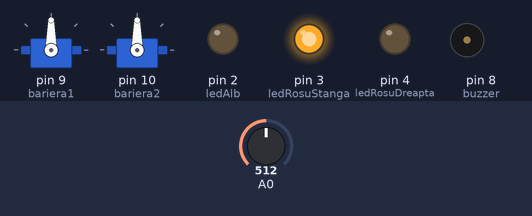
The sketch below on a simulated Arduino Uno, built with avr-gcc and run on an emulated ATmega328P. Parts: 2 × servo, output pins drawn as LEDs (lit = HIGH), buzzer (waves = sounding). Dashed ring = blinking. The test bench sets the inputs (shaded band); at power-on: A0 = 512.

Above: at 1.25 s.
1.3 s: A0 set to 487
At 2.1 s:
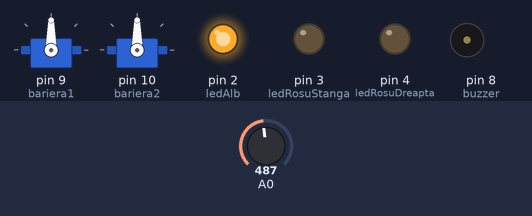
4.3 s: A0 set to 510
At 5.06 s:
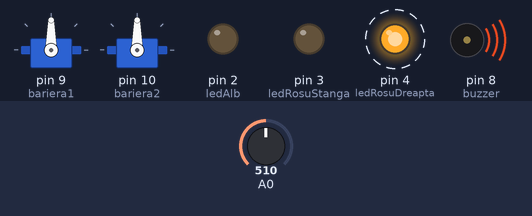
7.3 s: A0 set to 743
10.3 s: A0 set to 768
At 10.82 s:
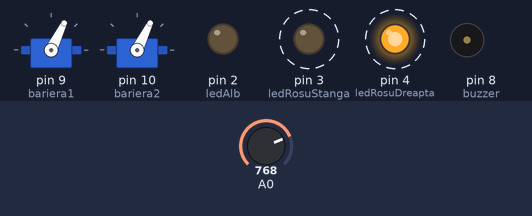
13.3 s: A0 set to 490
At 16.0 s:
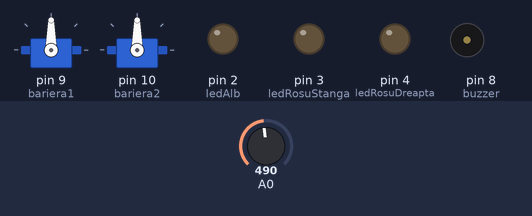
16.3 s: A0 set to 511
At 17.64 s:
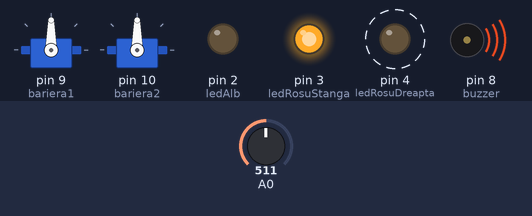
Timing chart, 0 to 20.3 s (numbered marks = the images above; inputs shaded):
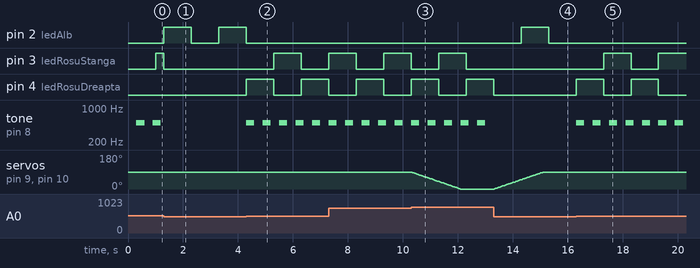

The sketch:

railwaycrossing.ino
```cpp
#include <Servo.h>


enum StariSemafor{
  MOD_ROSU,
  MOD_ALB
};

enum StariBariera{
  COBORAT,
  COBORARE,
  RIDICARE,
  RIDICAT
};


const int ledAlb = 2;
const int ledRosuStanga = 3;
const int ledRosuDreapta = 4;
unsigned long previousAlb = 0;
unsigned long previousRosu = 0;
unsigned long previousTest = 0;
unsigned long previousBariera = 0;
unsigned long frecventaBariera = 20;
const unsigned long frecventa = 1000;
const unsigned long frecventaTest = 10000;
const unsigned long frecventaBuzzer = 300;
unsigned long previousBuzzer = 0;
bool stareAlb;
bool stareRosu;
bool test;
StariSemafor stareSemafor;
StariBariera stareBariera;
int valoarePotentiometru;
const int buzzer = 8;
bool buzzerState;

bool intrerupereStatus = false;


Servo bariera1;
Servo bariera2;


int unghiBariera = 90;
const int unghiSus = 90;
const int unghiJos = 0;

void INTR(){
  intrerupereStatus = true;
}


void setup(){
  pinMode(ledAlb, OUTPUT);
  pinMode(ledRosuStanga, OUTPUT);
  pinMode(ledRosuDreapta, OUTPUT);
  pinMode(buzzer, OUTPUT);

  bariera1.attach(9);
  bariera2.attach(10);
//  bariera3.attach(11);
//  bariera4.attach(12);
  bariera1.write(unghiSus);
  bariera2.write(unghiSus);
//  bariera3.write(unghiSus);
//  bariera4.write(unghiSus);

  stareAlb = false;
  stareRosu = false;
  test = false;
  buzzerState = false;


  stareSemafor = MOD_ALB;
  stareBariera = RIDICAT;


}

void readInputs(){
  valoarePotentiometru = analogRead(A0);
}

void processData(){
  if (valoarePotentiometru >= 500){
    stareSemafor = MOD_ROSU;
    if (valoarePotentiometru >= 750){
      stareBariera = COBORARE;
    }
  }
  else {
    stareSemafor = MOD_ALB;
    if (stareBariera == COBORAT){
      stareBariera = RIDICARE;
    }
  }
}
void functieAlb(){


  unsigned long current = millis();
  digitalWrite(ledRosuStanga,  LOW);
  digitalWrite(ledRosuDreapta, LOW);
  if (current - previousAlb >= frecventa){
    previousAlb = current;
    stareAlb = !stareAlb;
    digitalWrite(ledAlb, stareAlb);

  }
}

void functieRosu(){
  unsigned long current = millis();
  digitalWrite(ledAlb, LOW);
  if (current - previousRosu >= frecventa){
    previousRosu = current;
    stareRosu = !stareRosu;
    digitalWrite(ledRosuStanga, stareRosu);
    digitalWrite(ledRosuDreapta, !stareRosu);
  }

}


void controlBariera(){
  unsigned long current = millis();

  if (current - previousBariera >= frecventaBariera){
    previousBariera = current;

   if (stareBariera == COBORARE){
    if (unghiBariera > unghiJos){
      unghiBariera--;
      bariera1.write(unghiBariera);
      bariera2.write(unghiBariera);
    }
    else {
      stareBariera = COBORAT;
    }
   }
   if (stareBariera == RIDICARE){
    if (unghiBariera < unghiSus){
      unghiBariera++;
      bariera1.write(unghiBariera);
      bariera2.write(unghiBariera);
    }
    else {
      stareBariera = RIDICAT;
    }
   }
  }
}


void buzzerControl(){
  unsigned long current = millis();

  if (stareSemafor == MOD_ROSU){
    if (current - previousBuzzer >= frecventaBuzzer){
      previousBuzzer = current;
      buzzerState = !buzzerState;

      if (buzzerState){
        tone(buzzer, 500);
      }
      else {
        noTone(buzzer);
      }
    }
  }
  else if (stareSemafor == MOD_ALB){
    noTone(buzzer);
    buzzerState = false;
  }
}

void modifyOutputs(){
  switch(stareSemafor){
    case MOD_ALB:
      functieAlb();
      break;
    case MOD_ROSU:
      functieRosu();
      break;
    default:
      break;
  }
}

void loop(){

  //modifyOutputs();
  //functieRosu();

readInputs();
processData();
controlBariera();
modifyOutputs();

buzzerControl();


}
```

Measured:
- the behaviour switches between 500 and 499 on A0 (found by bisection; images 0 and 1)
- the behaviour switches between 749 and 750 on A0 (found by bisection; images 2 and 3)
- after the input at 1.3 s, pin 2 (ledAlb): LOW → HIGH at once, → LOW 1.0 s later, → HIGH 1.0 s later; pin 4 (ledRosuDreapta): stays LOW (without the input it goes to HIGH after 0.70 s); tone on pin 8 (buzzer): stops changing and stays silent
- after the input at 4.3 s, pin 2 (ledAlb): goes on until 4.3 s, then stays LOW; pin 3 (ledRosuStanga): LOW → HIGH after 1.0 s, → LOW 1.0 s later, → HIGH 1.0 s later; pin 4 (ledRosuDreapta): alternates HIGH for 1.0 s and LOW for 1.0 s, starting at once; tone on pin 8 (buzzer): alternates 500 Hz for 0.30 s and silent for 0.30 s, starting at once
- after the input at 10.3 s, servo on pin 9 (bariera1), servo on pin 10 (bariera2): moves from 90° to 0° over 1.8 s, starting at once
- after the input at 13.3 s, pin 2 (ledAlb): LOW → HIGH after 1.0 s, → LOW 1.0 s later; pin 3 (ledRosuStanga): stays LOW (without the input it goes to HIGH after 2.0 s)
- after the input at 16.3 s, pin 2 (ledAlb): stays LOW (without the input it goes to HIGH after 2.0 s); pin 3 (ledRosuStanga): LOW → HIGH after 1.0 s, → LOW 1.0 s later, → HIGH 1.0 s later
- by itself, tone on pin 8 (buzzer): alternates 500 Hz for 0.30 s and silent for 0.30 s
